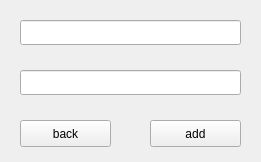
<?xml version="1.0" encoding="UTF-8"?>
<ui version="4.0">
 <class>Author_Form</class>
 <widget class="QWidget" name="Author_Form">
  <property name="geometry">
   <rect>
    <x>0</x>
    <y>0</y>
    <width>261</width>
    <height>162</height>
   </rect>
  </property>
  <property name="windowTitle">
   <string>Form</string>
  </property>
  <widget class="QPushButton" name="pushButton">
   <property name="geometry">
    <rect>
     <x>20</x>
     <y>120</y>
     <width>91</width>
     <height>27</height>
    </rect>
   </property>
   <property name="text">
    <string>back</string>
   </property>
  </widget>
  <widget class="QPushButton" name="pushButton_2">
   <property name="geometry">
    <rect>
     <x>150</x>
     <y>120</y>
     <width>91</width>
     <height>27</height>
    </rect>
   </property>
   <property name="text">
    <string>add</string>
   </property>
  </widget>
  <widget class="QLineEdit" name="lineEdit">
   <property name="geometry">
    <rect>
     <x>20</x>
     <y>20</y>
     <width>221</width>
     <height>25</height>
    </rect>
   </property>
  </widget>
  <widget class="QLineEdit" name="lineEdit_2">
   <property name="geometry">
    <rect>
     <x>20</x>
     <y>70</y>
     <width>221</width>
     <height>25</height>
    </rect>
   </property>
  </widget>
 </widget>
 <resources/>
 <connections/>
</ui>
